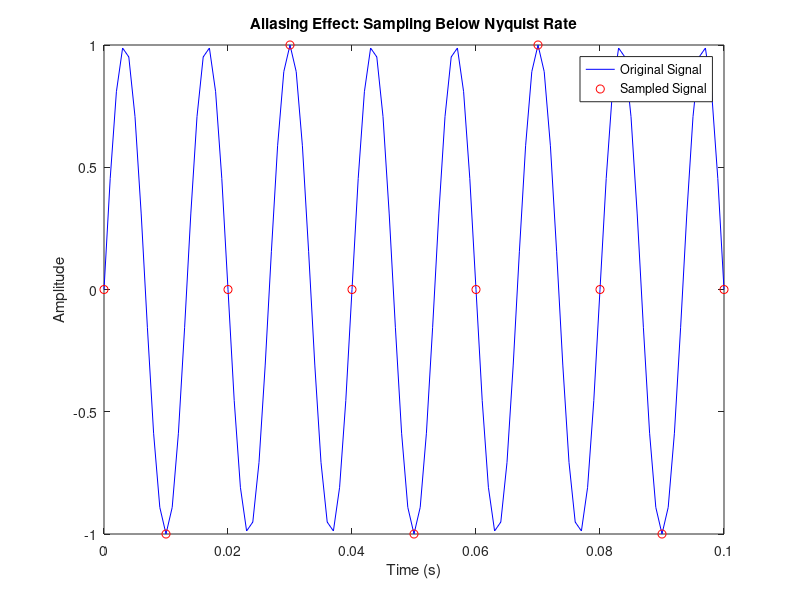

MATLAB code for this plot:
fs = 100;
f_signal = 75;
t = 0:1/1000:0.1;
x = sin(2*pi*f_signal*t);

n = 0:1/fs:0.1;
x_sampled = sin(2*pi*f_signal*n);

figure;
plot(t, x, 'b', n, x_sampled, 'ro');
title('Aliasing Effect: Sampling Below Nyquist Rate');
xlabel('Time (s)'); ylabel('Amplitude');
legend('Original Signal', 'Sampled Signal');
